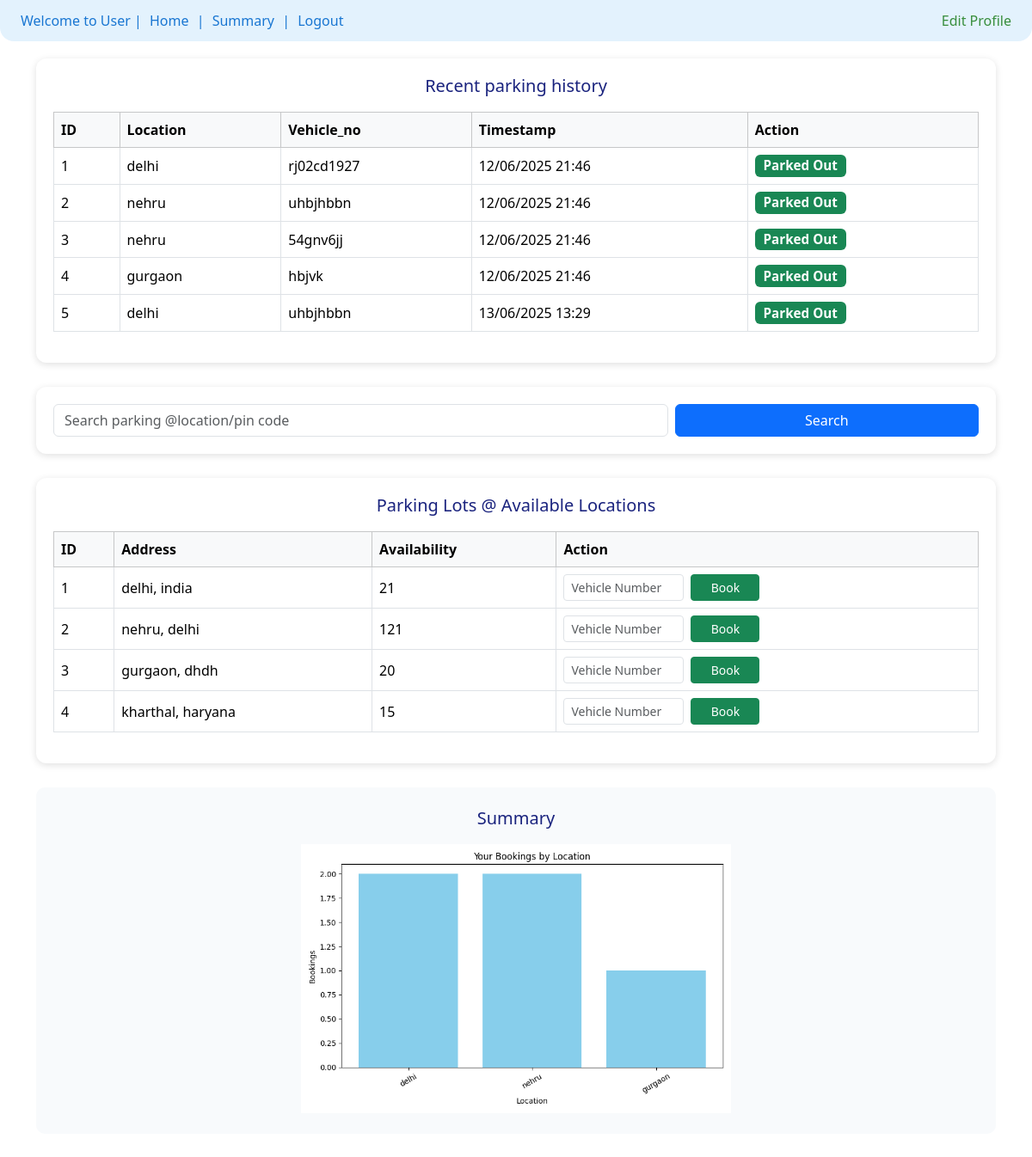
The page /dashboard (signed in) on the database its author committed.
### models.py (models this page shows)
class ParkingReservation(db.Model):
    __tablename__ = "ParkingReservation"
    Reservation_Id = db.Column(db.Integer ,primary_key=True )
    User_id = db.Column(db.Integer,db.ForeignKey("VehicleUser.User_id"),nullable = False)
    Spot_Id = db.Column(db.Integer, db.ForeignKey("ParkingSpot.Spot_Id"), nullable=False)  # ADDED: Missing foreign key
    Vehicle_Number = db.Column(db.String, nullable=False)
    Entry_Time = db.Column(db.DateTime, nullable=True)
    Exit_Time = db.Column(db.DateTime, nullable=True)
    Total_Cost = db.Column(db.Float, nullable=True)

class ParkingLot(db.Model):
    __tablename__ = "ParkingLot"
    id = db.Column(db.Integer , primary_key=True)
    Location_Name = db.Column(db.String , nullable = False)
    Address_name = db.Column(db.String , nullable = False)
    PRICE = db.Column(db.Integer , nullable = False)
    Maximum_Number_Spots = db.Column(db.Integer , nullable = False)
    available_spots = db.relationship("ParkingSpot" , backref = "belong_to_lot" , cascade = "all, delete")

### app.py (the view, shortened to what this page needs)
@app.route('/dashboard', methods=['GET', 'POST'])
def dashboard():
    if 'user_id' not in session:
        flash('Please login first', 'warning')
        return redirect(url_for('user_login'))
    user = VehicleUser.query.get(session['user_id'])
    if not user:
        session.clear()
        flash('Invalid session', 'danger')
        return redirect(url_for('user_login'))
    lots = ParkingLot.query.all()
    search_query = ""
    reservations = user.user_reservations
    chart_url = None
    if reservations:
        lot_counter = {}
        for res in reservations:
            lot_name = res.allocated_spot.belong_to_lot.Location_Name
            lot_counter[lot_name] = lot_counter.get(lot_name, 0) + 1
        lot_names = list(lot_counter.keys())
        lot_counts = list(lot_counter.values())
        fig, ax = plt.subplots(figsize=(8, 5))
        ax.bar(lot_names, lot_counts, color='skyblue')
        ax.set_title('Your Bookings by Location')
        ax.set_xlabel('Location')
        ax.set_ylabel('Bookings')
        plt.xticks(rotation=30)
        img = io.BytesIO()
        fig.tight_layout()
        fig.savefig(img, format='png')
        img.seek(0)
        chart_url = base64.b64encode(img.getvalue()).decode()
        plt.close(fig)
    return render_template('dashboard.html', user=user, lots=lots, search_query=search_query, chart_url=chart_url)

### templates/dashboard.html (shortened to what this page needs)
<!DOCTYPE html>
<html lang="en">
<head>
    <link href="https://cdn.jsdelivr.net/npm/bootstrap@5.3.3/dist/css/bootstrap.min.css" rel="stylesheet">
</head>
<body>
    <div class="nav-bar px-4 d-flex justify-content-between align-items-center">
        <div class="nav-left">
            Welcome to User |
            <a href="/dashboard">Home</a> |
            <a href="#summary">Summary</a> |
            <a href="/logout">Logout</a>
        </div>
        <div class="nav-right">
            <a href="/profile">Edit Profile</a>
        </div>
    </div>
    <div class="container">
        <div class="dashboard-section">
            <h5 class="section-title">Recent parking history</h5>
            {% if user.user_reservations %}
            <table class="table table-bordered table-hover">
                <thead class="table-light">
                    <tr>
                        <th>ID</th>
                        <th>Location</th>
                        <th>Vehicle_no</th>
                        <th>Timestamp</th>
                        <th>Action</th>
                    </tr>
                </thead>
                <tbody>
                {% for res in user.user_reservations[-5:] %}
                    <tr>
                        <td>{{ res.Reservation_Id }}</td>
                        <td>{{ res.allocated_spot.belong_to_lot.Location_Name }}</td>
                        <td>{{ res.Vehicle_Number }}</td>
                        <td>
                            {% if res.Entry_Time %}
                                {{ res.Entry_Time.strftime('%d/%m/%Y %H:%M') }}
                            {% else %}-{% endif %}
                        </td>
                        <td>
                            {% if not res.Exit_Time %}
                            <form action="{{ url_for('release_spot', reservation_id=res.Reservation_Id) }}" method="POST" style="display:inline;">
                                <button type="submit" class="btn btn-warning btn-sm btn-action">Release</button>
                            </form>
                            {% else %}
                                <span class="badge bg-success badge-custom">Parked Out</span>
                            {% endif %}
                        </td>
                    </tr>
                {% endfor %}
                </tbody>
            </table>
            {% else %}
            <p class="text-muted text-center">No recent activity found.</p>
            {% endif %}
        </div>
        <div class="dashboard-section">
            <form method="POST" class="row g-2">
                <div class="col-md-8">
                    <input type="text" name="search_location" class="form-control"
                           placeholder="Search parking @location/pin code" value="{{ search_query or '' }}">
                </div>
                <div class="col-md-4">
                    <button type="submit" class="btn btn-primary w-100">Search</button>
                </div>
            </form>
        </div>
        <div class="dashboard-section">
            <h5 class="section-title">Parking Lots @ Available Locations</h5>
            {% if lots %}
            <table class="table table-bordered table-hover">
                <thead class="table-light">
                    <tr>
                        <th>ID</th>
                        <th>Address</th>
                        <th>Availability</th>
                        <th>Action</th>
                    </tr>
                </thead>
                <tbody>
                    {% for lot in lots %}
                    {% set available_count = lot.available_spots|selectattr('Current_Status', 'equalto', 'A')|list|length %}
                    <tr>
                        <td>{{ lot.id }}</td>
                        <td>{{ lot.Location_Name }}, {{ lot.Address_name }}</td>
                        <td>{{ available_count }}</td>
                        <td>
                            {% if available_count > 0 %}
                                {% set first_spot = lot.available_spots|selectattr('Current_Status', 'equalto', 'A')|first %}
                                {% if first_spot %}
                                <form action="{{ url_for('reserve_spot', spot_id=first_spot.Spot_Id) }}" method="POST" class="d-flex">
                                    <input type="text" name="Vehicle_Number" placeholder="Vehicle Number"
                                           required class="form-control form-control-sm me-2" style="max-width:140px;">
                                    <button type="submit" class="btn btn-success btn-sm btn-action">Book</button>
                                </form>
                                {% endif %}
                            {% else %}
                                <span class="text-danger">No spots available</span>
                            {% endif %}
                        </td>
                    </tr>
                    {% endfor %}
                </tbody>
            </table>
            {% else %}
            <p class="text-muted text-center">No parking lots found for your search.</p>
            {% endif %}
        </div>
        <div class="chart-area" id="summary">
            <h5 class="section-title">Summary</h5>
            {% if chart_url %}
                <img alt="Your Parking Chart" style="max-width:500px; height:auto;">
            {% else %}
                <p class="text-muted">No chart data yet. Book some parking spots to see your usage statistics!</p>
            {% endif %}
        </div>
    </div>
</body>
</html>

### templates/dashboard.html (style rules this page uses)
.nav-bar { background: #e3f2fd; padding: 12px 0; border-radius: 0 0 16px 16px; margin-bottom: 20px; }
.nav-bar .nav-left { font-weight: 500; color: #1976d2; }
.nav-bar .nav-left a { color: #1976d2; text-decoration: none; margin: 0 5px; }
.nav-bar .nav-right { color: #388e3c; }
.nav-bar .nav-right a { color: #388e3c; text-decoration: none; }
.dashboard-section { background: #fff; border-radius: 12px; box-shadow: 0 2px 8px #e0e0e0; margin-bottom: 28px; padding: 20px; }
.section-title { color: #1a237e; margin-bottom: 18px; text-align: center; }
.table th, .table td { vertical-align: middle; }
.btn-action { min-width: 80px; }
.badge-custom { font-size: 0.95em; }
.chart-area { background: #f8fafc; border-radius: 10px; padding: 24px; margin-bottom: 28px; text-align: center; }

### rows shown on the page
ParkingReservation: Reservation_Id "1", allocated_spot.belong_to_lot.Location_Name "delhi", Vehicle_Number "rj02cd1927", Entry_Time "12/06/2025 21:46", shows "Parked Out"
ParkingReservation: Reservation_Id "2", allocated_spot.belong_to_lot.Location_Name "nehru", Vehicle_Number "uhbjhbbn", Entry_Time "12/06/2025 21:46", shows "Parked Out"
ParkingReservation: Reservation_Id "3", allocated_spot.belong_to_lot.Location_Name "nehru", Vehicle_Number "54gnv6jj", Entry_Time "12/06/2025 21:46", shows "Parked Out"
ParkingReservation: Reservation_Id "4", allocated_spot.belong_to_lot.Location_Name "gurgaon", Vehicle_Number "hbjvk", Entry_Time "12/06/2025 21:46", shows "Parked Out"
ParkingReservation: Reservation_Id "5", allocated_spot.belong_to_lot.Location_Name "delhi", Vehicle_Number "uhbjhbbn", Entry_Time "13/06/2025 13:29", shows "Parked Out"
ParkingLot: id "1", Location_Name "delhi", Address_name "india", available_count "21"
ParkingLot: id "2", Location_Name "nehru", Address_name "delhi", available_count "121"
ParkingLot: id "3", Location_Name "gurgaon", Address_name "dhdh", available_count "20"
ParkingLot: id "4", Location_Name "kharthal", Address_name "haryana", Maximum_Number_Spots "15"
